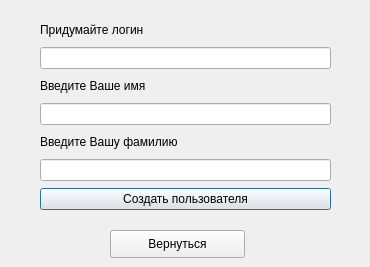
<?xml version="1.0" encoding="UTF-8"?>
<ui version="4.0">
    <class>Registration</class>
    <widget class="QDialog" name="Registration">
        <property name="geometry">
            <rect>
                <x>0</x>
                <y>0</y>
                <width>370</width>
                <height>267</height>
            </rect>
        </property>
        <property name="windowTitle">
            <string>Registration</string>
        </property>
        <widget class="QWidget" name="verticalLayoutWidget_2">
            <property name="geometry">
                <rect>
                    <x>40</x>
                    <y>20</y>
                    <width>291</width>
                    <height>190</height>
                </rect>
            </property>
            <layout class="QVBoxLayout" name="authorizationLayout">
                <property name="spacing">
                    <number>7</number>
                </property>
                <property name="sizeConstraint">
                    <enum>QLayout::SetMaximumSize</enum>
                </property>
                <item>
                    <layout class="QVBoxLayout" name="verticalLayout_3">
                        <property name="sizeConstraint">
                            <enum>QLayout::SetDefaultConstraint</enum>
                        </property>
                        <item>
                            <widget class="QLabel" name="label_3">
                                <property name="cursor">
                                    <cursorShape>ArrowCursor</cursorShape>
                                </property>
                                <property name="mouseTracking">
                                    <bool>false</bool>
                                </property>
                                <property name="frameShadow">
                                    <enum>QFrame::Plain</enum>
                                </property>
                                <property name="text">
                                    <string>Придумайте логин</string>
                                </property>
                                <property name="scaledContents">
                                    <bool>false</bool>
                                </property>
                                <property name="wordWrap">
                                    <bool>false</bool>
                                </property>
                            </widget>
                        </item>
                        <item>
                            <widget class="QLineEdit" name="login">
                                <property name="cursor">
                                    <cursorShape>ArrowCursor</cursorShape>
                                </property>
                                <property name="mouseTracking">
                                    <bool>false</bool>
                                </property>
                            </widget>
                        </item>
                        <item>
                            <widget class="QLabel" name="label">
                                <property name="cursor">
                                    <cursorShape>ArrowCursor</cursorShape>
                                </property>
                                <property name="mouseTracking">
                                    <bool>false</bool>
                                </property>
                                <property name="frameShadow">
                                    <enum>QFrame::Plain</enum>
                                </property>
                                <property name="text">
                                    <string>Введите Ваше имя</string>
                                </property>
                                <property name="scaledContents">
                                    <bool>false</bool>
                                </property>
                                <property name="wordWrap">
                                    <bool>false</bool>
                                </property>
                            </widget>
                        </item>
                        <item>
                            <widget class="QLineEdit" name="input_name">
                                <property name="cursor">
                                    <cursorShape>ArrowCursor</cursorShape>
                                </property>
                                <property name="mouseTracking">
                                    <bool>false</bool>
                                </property>
                            </widget>
                        </item>
                        <item>
                            <widget class="QLabel" name="label_2">
                                <property name="cursor">
                                    <cursorShape>ArrowCursor</cursorShape>
                                </property>
                                <property name="mouseTracking">
                                    <bool>false</bool>
                                </property>
                                <property name="frameShadow">
                                    <enum>QFrame::Plain</enum>
                                </property>
                                <property name="text">
                                    <string>Введите Вашу фамилию</string>
                                </property>
                                <property name="scaledContents">
                                    <bool>false</bool>
                                </property>
                                <property name="wordWrap">
                                    <bool>false</bool>
                                </property>
                            </widget>
                        </item>
                        <item>
                            <widget class="QLineEdit" name="input_surname">
                                <property name="cursor">
                                    <cursorShape>ArrowCursor</cursorShape>
                                </property>
                                <property name="mouseTracking">
                                    <bool>false</bool>
                                </property>
                            </widget>
                        </item>
                        <item>
                            <layout class="QHBoxLayout" name="horizontalLayout">
                                <item>
                                    <widget class="QPushButton" name="sign_up">
                                        <property name="text">
                                            <string>Создать пользователя</string>
                                        </property>
                                    </widget>
                                </item>
                            </layout>
                        </item>
                    </layout>
                </item>
            </layout>
        </widget>
        <widget class="QPushButton" name="return_back">
            <property name="geometry">
                <rect>
                    <x>110</x>
                    <y>230</y>
                    <width>135</width>
                    <height>28</height>
                </rect>
            </property>
            <property name="text">
                <string>Вернуться</string>
            </property>
        </widget>
    </widget>
    <resources/>
    <connections/>
</ui>
